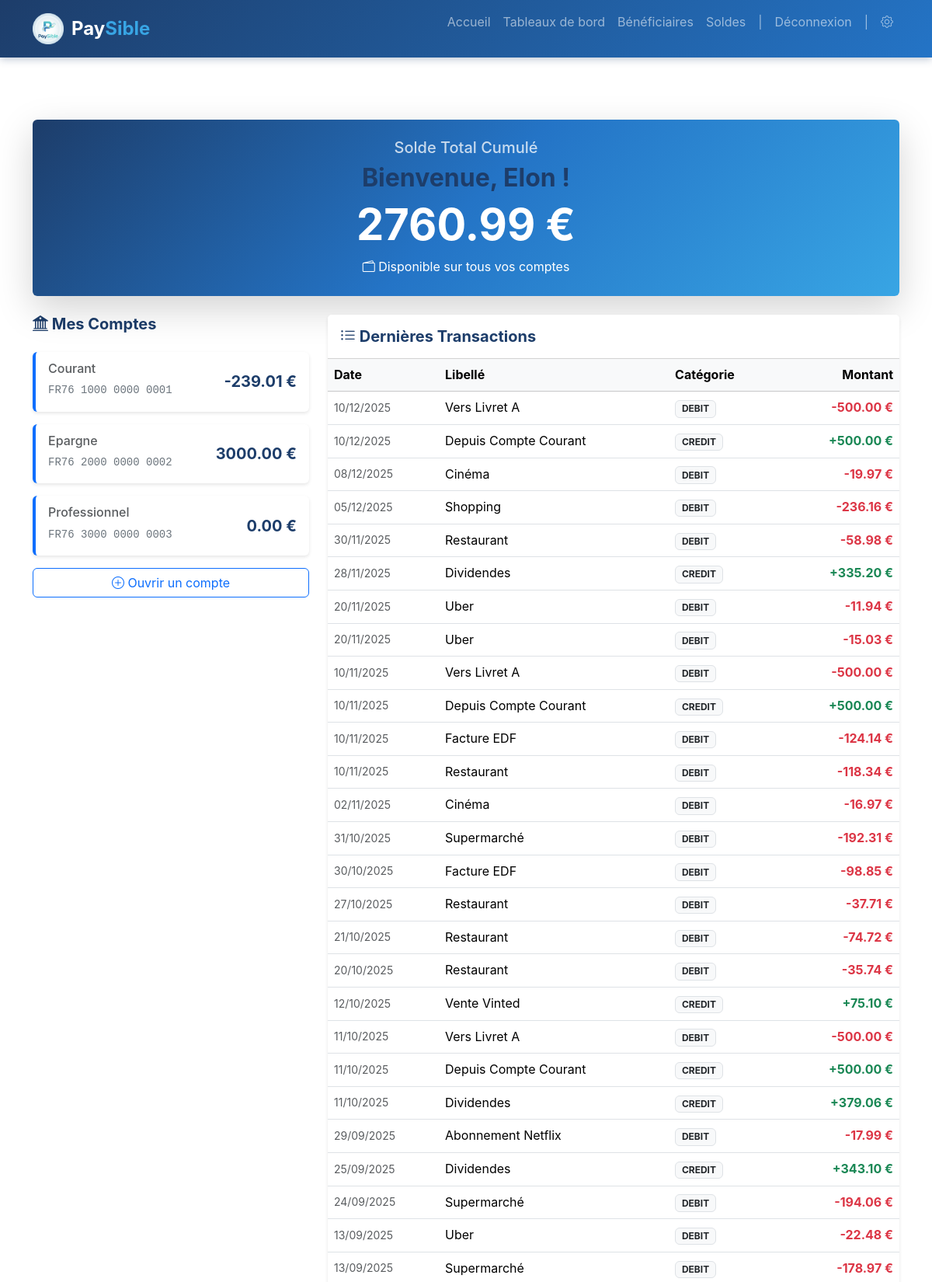
The page /soldes (signed in, upper part) on the database its author committed.
### app/models/user.py (models this page shows)
class UserDB(Base):
    __tablename__ = "users"
    id = Column(Integer, primary_key=True, index=True)
    name = Column(String)
    last_name = Column(String)
    phone_number = Column(String)
    address = Column(String)
    email = Column(String, unique=True, index=True)
    creation_date = Column(DateTime, default=datetime.utcnow)
    accounts = relationship("AccountDB", back_populates="owner")

### app/models/account.py (models this page shows)
class AccountDB(Base):
    __tablename__ = "accounts"
    id = Column(Integer, primary_key=True, index=True)
    type = Column(String)  # Ex: Courant, Epargne
    iban = Column(String, unique=True, index=True)
    user_id = Column(Integer, ForeignKey("users.id"))
    owner = relationship("UserDB", back_populates="accounts")
    beneficiaries = relationship("BeneficiaryDB", back_populates="account")
    transaction_entries = relationship("TransactionEntryDB", back_populates="account")

### app/models/transaction.py (models this page shows)
class TransactionEntryDB(Base):
    __tablename__ = "transaction_entries"
    id = Column(Integer, primary_key=True, index=True)
    amount = Column(Float)
    type = Column(String) # Debit ou Credit
    description = Column(String)
    account_id = Column(Integer, ForeignKey("accounts.id"))
    transaction_id = Column(Integer, ForeignKey("transactions.id"))
    account = relationship("AccountDB", back_populates="transaction_entries")
    transaction = relationship("TransactionDB", back_populates="entries")

class TransactionDB(Base):
    __tablename__ = "transactions"
    id = Column(Integer, primary_key=True, index=True)
    type = Column(String)
    amount = Column(Float)
    date = Column(DateTime, default=datetime.utcnow)
    description = Column(String)
    entries = relationship("TransactionEntryDB", back_populates="transaction")

### app/web/routes.py (the view)
@router.get("/soldes", response_class=HTMLResponse)
async def view_soldes(request: Request, db: Session = Depends(get_db)):
    user_email = get_user_email_from_session(request)
    if not user_email: return RedirectResponse(url="/login")
    user = db.query(UserDB).filter(UserDB.email == user_email).first()
    accounts_list = []
    transactions_list = []
    total_balance = 0.0
    if user:
        user_accounts = user.accounts
        for acc in user_accounts:
            bal = get_account_balance(db, acc.id)
            total_balance += bal
            acc.balance = bal # Injection python dynamique pour le template
            accounts_list.append(acc)
        entries = db.query(TransactionEntryDB)\
            .join(TransactionDB)\
            .filter(TransactionEntryDB.account_id.in_([a.id for a in user_accounts]))\
            .order_by(TransactionDB.date.desc()).all()
        for entry in entries:
            transactions_list.append({
                "date": entry.transaction.date,
                "label": entry.description,
                "category": entry.type, # CREDIT/DEBIT ou le type de la TransactionDB
                "amount": entry.amount
            })
    return templates.TemplateResponse(
        "pages/soldes.html",
        {
            "request": request,
            "user_email": user_email,
            "user_name": user.name if user else "",
            "accounts": accounts_list,
            "transactions": transactions_list,
            "total_balance": total_balance
        }
    )

### templates/pages/soldes.html (shortened to what this page needs)
{% extends "base.html" %}
{% block content %}
<div class="container py-5 fade-in">
    <div class="row mb-4">
        <div class="col-md-12">
            <div class="card bg-gradient-paysible text-white shadow-lg">
                <div class="card-body p-4 text-center">
                    <h5 class="card-title opacity-75">Solde Total Cumulé</h5>
                    <h2 class="fw-bold text-primary-paysible">
                        Bienvenue, {{ user_name }} !
                    </h2>
                    <h1 class="display-4 fw-bold">{{ "%.2f"|format(total_balance) }} €</h1>
                    <p class="card-text"><i class="bi bi-wallet2"></i> Disponible sur tous vos comptes</p>
                </div>
            </div>
        </div>
    </div>
    <div class="row">
        <div class="col-md-4 mb-4">
            <h3 class="section-title h5"><i class="bi bi-bank2"></i> Mes Comptes</h3>
            {% for account in accounts %}
            <div class="card mb-3 border-start border-4 border-primary">
                <div class="card-body">
                    <div class="d-flex justify-content-between align-items-center">
                        <div>
                            <h6 class="card-subtitle mb-1 text-muted">{{ account.type }}</h6>
                            <small class="text-secondary font-monospace">{{ account.iban }}</small>
                        </div>
                        <div class="text-end">
                            <span class="fs-5 fw-bold text-primary-paysible">{{ "%.2f"|format(account.balance) }} €</span>
                        </div>
                    </div>
                </div>
            </div>
            {% endfor %}
            <div class="d-grid gap-2">
                <button class="btn btn-outline-primary"><i class="bi bi-plus-circle"></i> Ouvrir un compte</button>
            </div>
        </div>
        <div class="col-md-8">
            <div class="card h-100">
                <div class="card-header bg-white py-3">
                    <h3 class="section-title h5 mb-0"><i class="bi bi-list-ul"></i> Dernières Transactions</h3>
                </div>
                <div class="table-responsive">
                    <table class="table table-hover align-middle mb-0">
                        <thead class="table-light">
                            <tr>
                                <th>Date</th>
                                <th>Libellé</th>
                                <th>Catégorie</th>
                                <th class="text-end">Montant</th>
                            </tr>
                        </thead>
                        <tbody>
                            {% for transaction in transactions %}
                            <tr>
                                <td class="text-muted small">{{ transaction.date.strftime('%d/%m/%Y') }}</td>
                                <td class="fw-500">{{ transaction.label }}</td>
                                <td><span class="badge bg-light text-dark border">{{ transaction.category }}</span></td>
                                <td class="text-end fw-bold {{ 'text-success' if transaction.amount > 0 else 'text-danger' }}">
                                    {{ "%+.2f"|format(transaction.amount) }} €
                                </td>
                            </tr>
                            {% endfor %}
                        </tbody>
                    </table>
                </div>
            </div>
        </div>
    </div>
</div>
{% endblock %}

### templates/base.html (shortened to what this page needs)
<!DOCTYPE html>
<html lang="fr">
<head>
    <link href="https://cdn.jsdelivr.net/npm/bootstrap@5.3.2/dist/css/bootstrap.min.css" rel="stylesheet">
    <link rel="stylesheet" href="https://cdn.jsdelivr.net/npm/bootstrap-icons@1.11.1/font/bootstrap-icons.css">
    <link rel="stylesheet" href="{{ request.url_for('static', path='css/styles.css') }}">
</head>
<body>
    <nav class="navbar navbar-expand-lg navbar-dark">
        <div class="container">
            <a class="navbar-brand fw-bold d-flex align-items-center" href="/">
                <img src="{{ request.url_for('static', path='img/logo.png') }}" alt="Logo" class="d-inline-block align-top">
                <span class="logo-pay">Pay</span><span class="logo-sible">Sible</span>
            </a>
            <div class="collapse navbar-collapse" id="navbarNav">
                <ul class="navbar-nav ms-auto">
                    <li class="nav-item">
                        <a class="nav-link" href="/">Accueil</a>
                    </li>
                        {% if user_email %}
                            <li class="nav-item">
                                <a class="nav-link" href="/dashboard">Tableaux de bord</a>
                            </li>
                            <li class="nav-item">
                                <a class="nav-link" href="{{ url_for('view_beneficiaries') }}">Bénéficiaires</a>
                            </li>
                            <li class="nav-item">
                                <a class="nav-link" href="/soldes">Soldes</a>
                            </li>
                            <li class="nav-item">
                                <p class="nav-link">|</p>
                            </li>
                            <li class="nav-item">
                                <a class="nav-link" href="/logout">Déconnexion</a>
                            </li>
                            <li class="nav-item">
                                <p class="nav-link">|</p>
                            </li>
                            <li class="nav-item">
                                <a class="nav-link" href="/settings">
                                    <i class="bi bi-gear"></i>
                                </a>
                            </li>
                        {% else %}
                            <li class="nav-item">
                                <a class="nav-link" href="/login">Connexion</a>
                            </li>
                        {% endif %}
                </ul>
            </div>
        </div>
    </nav>
    <main class="main-content">
        {% block content %}
        {% endblock %}
    </main>
</body>
</html>

### static/css/styles.css (style rules this page uses)
:root { --primary-color: #1D3D6A; --secondary-color: #38A5E4; --accent-blue: #2474C6; --accent-gold: #F4C448; --white-accent: #FFFFFF; --success-color: #38A5E4; --danger-color: #dc3545; --warning-color: #F4C448; --info-color: #2474C6; --light-color: #f8f9fa; --dark-color: #1D3D6A; --font-family: -apple-system, BlinkMacSystemFont, "Segoe UI", Roboto, "Helvetica Neue", Arial, sans-serif; }
* { margin: 0; padding: 0; box-sizing: border-box; }
body { font-family: var(--font-family); line-height: 1.6; color: var(--dark-color); min-height: 100vh; display: flex; flex-direction: column; }
.navbar { background: linear-gradient(135deg, var(--primary-color) 0%, var(--accent-blue) 100%) !important; box-shadow: 0 2px 10px rgba(29, 61, 106, 0.3); }
.navbar-brand { font-size: 1.5rem; transition: transform 0.3s ease; color: white !important; }
.navbar-brand .logo-pay { color: white; font-weight: 700; }
.navbar-brand .logo-sible { color: var(--secondary-color); font-weight: 700; }
.navbar-brand img { height: 40px; margin-right: 10px; transition: transform 0.3s ease; }
.nav-link { position: relative; transition: color 0.3s ease; }
.nav-link::after { content: ''; position: absolute; width: 0; height: 2px; bottom: 0; left: 50%; background-color: white; transition: all 0.3s ease; transform: translateX(-50%); }
.main-content { flex: 1; padding: 2rem 0; }
.section-title { font-weight: 700; margin-bottom: 1.5rem; color: var(--primary-color); }
.text-primary-paysible { color: var(--primary-color) !important; }
.bg-gradient-paysible { background: linear-gradient(135deg, var(--primary-color) 0%, var(--accent-blue) 50%, var(--secondary-color) 100%); }
.card { transition: transform 0.3s ease, box-shadow 0.3s ease; border: none; box-shadow: 0 2px 4px rgba(0, 0, 0, 0.1); }
.btn { transition: all 0.3s ease; }
.fade-in { animation: fadeIn 0.6s ease-in-out; }

### rows shown on the page
UserDB: name "Elon"
AccountDB: type "Courant", iban "FR76 1000 0000 0001", balance "-239.01"
AccountDB: type "Epargne", iban "FR76 2000 0000 0002", balance "3000.00"
AccountDB: type "Professionnel", iban "FR76 3000 0000 0003", balance "0.00"
TransactionEntryDB: amount "-500.00"
TransactionEntryDB: amount "+500.00"
TransactionEntryDB: amount "-19.97"
TransactionEntryDB: amount "-236.16"
TransactionEntryDB: amount "-58.98"
TransactionEntryDB: amount "+335.20"
TransactionEntryDB: amount "-11.94"
TransactionEntryDB: amount "-15.03"
TransactionEntryDB: amount "-500.00"
TransactionEntryDB: amount "+500.00"
TransactionEntryDB: amount "-124.14"
TransactionEntryDB: amount "-118.34"
TransactionEntryDB: amount "-16.97"
TransactionEntryDB: amount "-192.31"
TransactionEntryDB: amount "-98.85"
TransactionEntryDB: amount "-37.71"
TransactionEntryDB: amount "-74.72"
TransactionEntryDB: amount "-35.74"
TransactionEntryDB: amount "+75.10"
TransactionEntryDB: amount "-500.00"
TransactionEntryDB: amount "+500.00"
TransactionEntryDB: amount "+379.06"
TransactionEntryDB: amount "-17.99"
TransactionEntryDB: amount "+343.10"
TransactionEntryDB: amount "-194.06"
TransactionEntryDB: amount "-22.48"
TransactionEntryDB: amount "-178.97"

### other values the page prints
{{ "%.2f"|format(total_balance) }} "2760.99"
